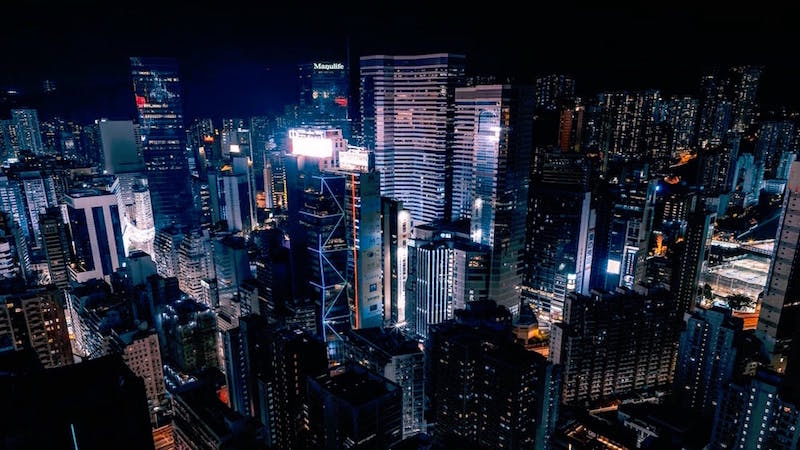
#> input picture example.jpeg, 800 x 450 px, found by its file name
$ python images.py
#> lines starting #> are read from the running program, lines starting #| are printed output that depends on the picture
# documentation:: https://pillow.readthedocs.io/en/stable/handbook/tutorial.html#using-the-image-class

from PIL import Image
im = Image.open("example.jpeg")
#> im is the input picture: PIL image 800x450 RGB; mean R, G, B 29.3, 34.3, 48.9
print(type(im))
#| <class 'PIL.JpegImagePlugin.JpegImageFile'>
print(im.format, im.size, im.mode)
#| JPEG (800, 450) RGB
# im.show()


# ? cropping
x = 0
y = 0
w = 800/6
h = 450/20

im.crop((x, y, w, h))
im.show()


# ? color transparency

red = Image.open('s5.jpg')
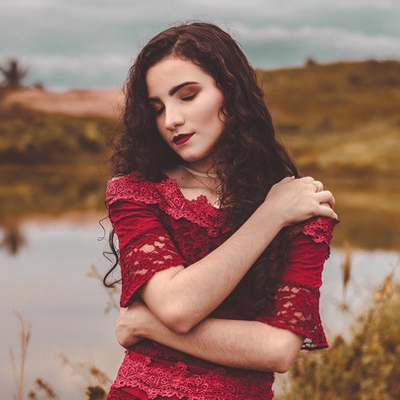
#> input picture s5.jpg, 400 x 400 px, found by its file name
#> red is the input picture: PIL image 400x400 RGB; mean R, G, B 146.9, 111.5, 99.9
red.putalpha(128)
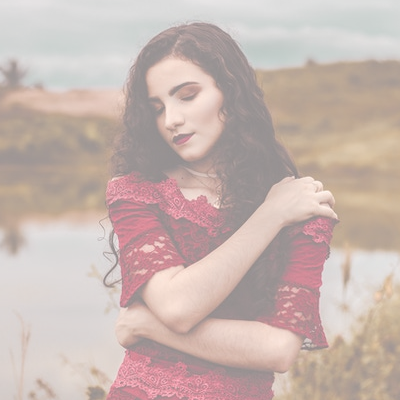
#> red: PIL image 400x400 RGBA; mean R, G, B, A 146.9, 111.5, 99.9, 128; transparent parts drawn white
red.show()
